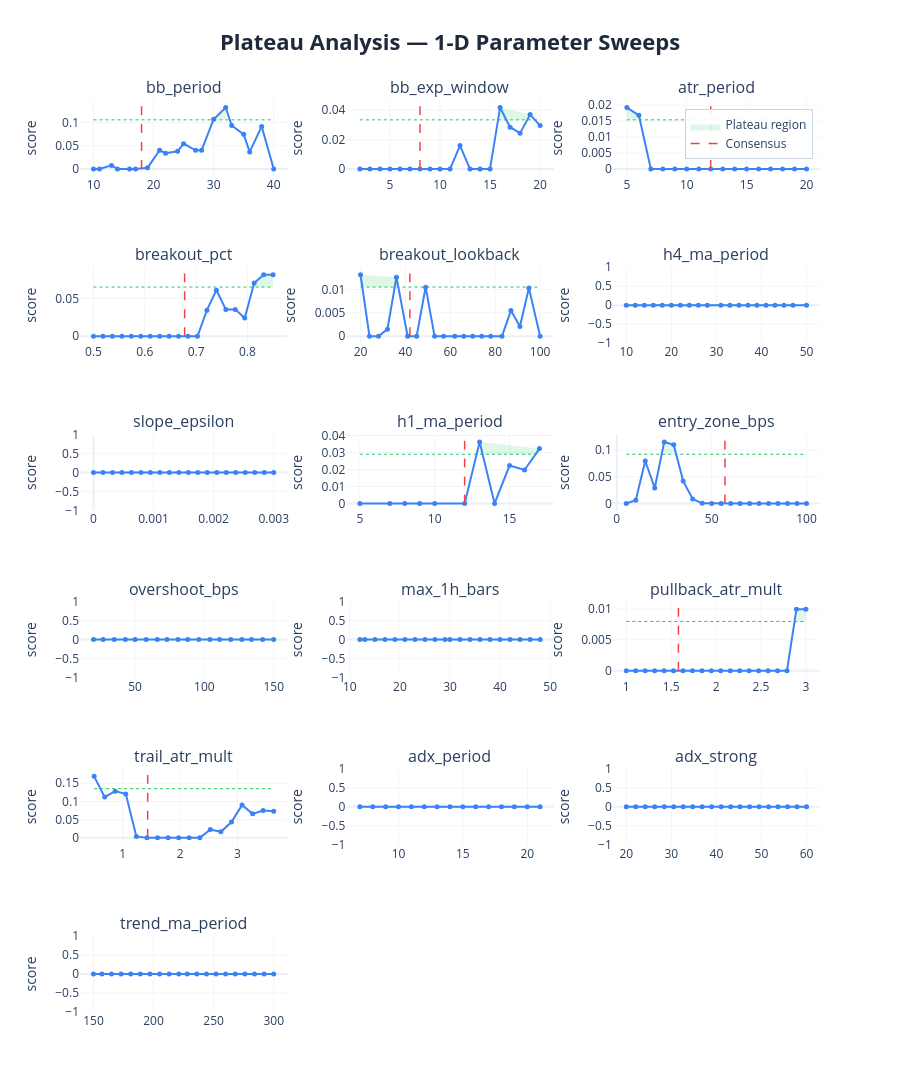

The notebook cell saved with this chart:
### Markdown cell above
### 1-D sweep charts:
| Element | Meaning | Good | Bad |
|---------|---------|------|-----|
| **Blue curve** | Composite score at each value of the parameter, with all others held at consensus | Flat-topped curve — performance is insensitive to the exact value | Narrow spike — optimizer latched onto one specific value, everything nearby is worse |
| **Red dashed line** | Where the consensus value sits | On the flat top of the curve | On a steep slope or at the edge of a cliff |
| **Green dashed line** | Cutoff at 80% of peak score — the boundary between plateau and non-plateau | Blue curve stays above this line across most of the range | Blue curve dips below it quickly either side of the peak |
| **Green shading** | Plateau region — all values where the score stays within 20% of the peak | Wide green band spanning most of the range (robust) | Thin sliver or no shading at all (fragile/overfit) |

### Code cell
# ── visual sweep curves ───────────────────────────────────────────────────
plot_plateau_analysis(
    sweep_results    = sweep_results,
    consensus_params = results['consensus_params'],
    param_defs       = PARAM_DEFS,
    fixed_params     = FIXED_PARAMS,
    threshold        = 0.20,
    show             = False,
    save_html        = None,
)

### Figure 1 — Plotly figure (JSON) as saved in the notebook; plotly's stock layout.template omitted (floating-point values rounded to 4 significant figures)
{"data": [{"fill": "toself", "fillcolor": "rgba(34, 197, 94, 0.15)", "hoverinfo": "skip", "line": {"color": "rgba(0,0,0,0)"}, "name": "Plateau region", "showlegend": true, "type": "scatter", "x": [30, 32, 32, 30], "xaxis": "x", "y": [0.1069, 0.1319, 0.1055, 0.1055], "yaxis": "y"}, {"hoverinfo": "skip", "line": {"color": "#22c55e", "dash": "dot", "width": 1}, "mode": "lines", "showlegend": false, "type": "scatter", "x": [10, 40], "xaxis": "x", "y": [0.1055, 0.1055], "yaxis": "y"}, {"hovertemplate": "<b>bb_period</b><br>Value: %{x:.4g}<br>Score: %{y:.4f}<br><extra></extra>", "line": {"color": "#3b82f6", "width": 2}, "marker": {"size": 5}, "mode": "lines+markers", "name": "bb_period", "showlegend": false, "type": "scatter", "x": [10, 11, 13, 14, 16, 17, 19, 21, 22, 24, 25, 27, 28, 30, 32, 33, 35, 36, 38, 40], "xaxis": "x", "y": [0.0, 0.0, 0.007907, 0.0, 0.0, 0.0, 0.002666, 0.04033, 0.03407, 0.03816, 0.0545, 0.04025, 0.04056, 0.1069, 0.1319, 0.09345, 0.07442, 0.03673, 0.09147, 0.0], "yaxis": "y"}, {"hoverinfo": "skip", "line": {"color": "#ef4444", "dash": "dash", "width": 1.5}, "mode": "lines", "name": "Consensus", "showlegend": true, "type": "scatter", "x": [18, 18], "xaxis": "x", "y": [0, 0.1345], "yaxis": "y"}, {"fill": "toself", "fillcolor": "rgba(34, 197, 94, 0.15)", "hoverinfo": "skip", "line": {"color": "rgba(0,0,0,0)"}, "name": "Plateau region", "showlegend": false, "type": "scatter", "x": [16, 19, 19, 16], "xaxis": "x2", "y": [0.04175, 0.03697, 0.0334, 0.0334], "yaxis": "y2"}, {"hoverinfo": "skip", "line": {"color": "#22c55e", "dash": "dot", "width": 1}, "mode": "lines", "showlegend": false, "type": "scatter", "x": [2, 20], "xaxis": "x2", "y": [0.0334, 0.0334], "yaxis": "y2"}, {"hovertemplate": "<b>bb_exp_window</b><br>Value: %{x:.4g}<br>Score: %{y:.4f}<br><extra></extra>", "line": {"color": "#3b82f6", "width": 2}, "marker": {"size": 5}, "mode": "lines+markers", "name": "bb_exp_window", "showlegend": false, "type": "scatter", "x": [2, 3, 4, 5, 6, 7, 8, 9, 10, 11, 12, 13, 14, 15, 16, 17, 18, 19, 20], "xaxis": "x2", "y": [0.0, 0.0, 0.0, 0.0, 0.0, 0.0, 0.0, 0.0, 0.0, 0.0, 0.01595, 0.0, 0.0, 0.0, 0.04175, 0.02842, 0.02433, 0.03697, 0.02952], "yaxis": "y2"}, {"hoverinfo": "skip", "line": {"color": "#ef4444", "dash": "dash", "width": 1.5}, "mode": "lines", "name": "Consensus", "showlegend": false, "type": "scatter", "x": [8, 8], "xaxis": "x2", "y": [0, 0.04259], "yaxis": "y2"}, {"fill": "toself", "fillcolor": "rgba(34, 197, 94, 0.15)", "hoverinfo": "skip", "line": {"color": "rgba(0,0,0,0)"}, "name": "Plateau region", "showlegend": false, "type": "scatter", "x": [5, 6, 6, 5], "xaxis": "x3", "y": [0.01925, 0.01681, 0.0154, 0.0154], "yaxis": "y3"}, {"hoverinfo": "skip", "line": {"color": "#22c55e", "dash": "dot", "width": 1}, "mode": "lines", "showlegend": false, "type": "scatter", "x": [5, 20], "xaxis": "x3", "y": [0.0154, 0.0154], "yaxis": "y3"}, {"hovertemplate": "<b>atr_period</b><br>Value: %{x:.4g}<br>Score: %{y:.4f}<br><extra></extra>", "line": {"color": "#3b82f6", "width": 2}, "marker": {"size": 5}, "mode": "lines+markers", "name": "atr_period", "showlegend": false, "type": "scatter", "x": [5, 6, 7, 8, 9, 10, 11, 12, 13, 14, 15, 16, 17, 18, 19, 20], "xaxis": "x3", "y": [0.01925, 0.01681, 0.0, 0.0, 0.0, 0.0, 0.0, 0.0, 0.0, 0.0, 0.0, 0.0, 0.0, 0.0, 0.0, 0.0], "yaxis": "y3"}, {"hoverinfo": "skip", "line": {"color": "#ef4444", "dash": "dash", "width": 1.5}, "mode": "lines", "name": "Consensus", "showlegend": false, "type": "scatter", "x": [12, 12], "xaxis": "x3", "y": [0, 0.01964], "yaxis": "y3"}, {"fill": "toself", "fillcolor": "rgba(34, 197, 94, 0.15)", "hoverinfo": "skip", "line": {"color": "rgba(0,0,0,0)"}, "name": "Plateau region", "showlegend": false, "type": "scatter", "x": [0.8132, 0.8316, 0.85, 0.85, 0.8316, 0.8132], "xaxis": "x4", "y": [0.0702, 0.08104, 0.08104, 0.06483, 0.06483, 0.06483], "yaxis": "y4"}, {"hoverinfo": "skip", "line": {"color": "#22c55e", "dash": "dot", "width": 1}, "mode": "lines", "showlegend": false, "type": "scatter", "x": [0.5, 0.85], "xaxis": "x4", "y": [0.06483, 0.06483], "yaxis": "y4"}, {"hovertemplate": "<b>breakout_pct</b><br>Value: %{x:.4g}<br>Score: %{y:.4f}<br><extra></extra>", "line": {"color": "#3b82f6", "width": 2}, "marker": {"size": 5}, "mode": "lines+markers", "name": "breakout_pct", "showlegend": false, "type": "scatter", "x": [0.5, 0.5184, 0.5368, 0.5553, 0.5737, 0.5921, 0.6105, 0.6289, 0.6474, 0.6658, 0.6842, 0.7026, 0.7211, 0.7395, 0.7579, 0.7763, 0.7947, 0.8132, 0.8316, 0.85], "xaxis": "x4", "y": [0.0, 0.0, 0.0, 0.0, 0.0, 0.0, 0.0, 0.0, 0.0, 0.0, 0.0, 0.0, 0.03437, 0.06077, 0.03543, 0.03543, 0.02395, 0.0702, 0.08104, 0.08104], "yaxis": "y4"}, {"hoverinfo": "skip", "line": {"color": "#ef4444", "dash": "dash", "width": 1.5}, "mode": "lines", "name": "Consensus", "showlegend": false, "type": "scatter", "x": [0.6776, 0.6776], "xaxis": "x4", "y": [0, 0.08266], "yaxis": "y4"}, {"fill": "toself", "fillcolor": "rgba(34, 197, 94, 0.15)", "hoverinfo": "skip", "line": {"color": "rgba(0,0,0,0)"}, "name": "Plateau region", "showlegend": false, "type": "scatter", "x": [20, 36, 36, 20], "xaxis": "x5", "y": [0.01311, 0.01258, 0.01049, 0.01049], "yaxis": "y5"}, {"hoverinfo": "skip", "line": {"color": "#22c55e", "dash": "dot", "width": 1}, "mode": "lines", "showlegend": false, "type": "scatter", "x": [20, 100], "xaxis": "x5", "y": [0.01049, 0.01049], "yaxis": "y5"}, {"hovertemplate": "<b>breakout_lookback</b><br>Value: %{x:.4g}<br>Score: %{y:.4f}<br><extra></extra>", "line": {"color": "#3b82f6", "width": 2}, "marker": {"size": 5}, "mode": "lines+markers", "name": "breakout_lookback", "showlegend": false, "type": "scatter", "x": [20, 24, 28, 32, 36, 41, 45, 49, 53, 57, 62, 66, 70, 74, 78, 83, 87, 91, 95, 100], "xaxis": "x5", "y": [0.01311, 0.0, 0.0, 0.001522, 0.01258, 0.0, 0.0, 0.01047, 0.0, 0.0, 0.0, 0.0, 0.0, 0.0, 0.0, 0.0, 0.005471, 0.002074, 0.01027, 0.0], "yaxis": "y5"}, {"hoverinfo": "skip", "line": {"color": "#ef4444", "dash": "dash", "width": 1.5}, "mode": "lines", "name": "Consensus", "showlegend": false, "type": "scatter", "x": [42, 42], "xaxis": "x5", "y": [0, 0.01338], "yaxis": "y5"}, {"fill": "toself", "fillcolor": "rgba(34, 197, 94, 0.15)", "hoverinfo": "skip", "line": {"color": "rgba(0,0,0,0)"}, "name": "Plateau region", "showlegend": false, "type": "scatter", "x": [10, 12, 14, 16, 18, 20, 22, 24, 26, 28, 31, 33, 35, 37, 39, 41, 43, 45, 47, 50, 50, 47, 45, 43, 41, 39, 37, 35, 33, 31, 28, 26, 24, 22, 20, 18, 16, 14, 12, 10], "xaxis": "x6", "y": [0.0, 0.0, 0.0, 0.0, 0.0, 0.0, 0.0, 0.0, 0.0, 0.0, 0.0, 0.0, 0.0, 0.0, 0.0, 0.0, 0.0, 0.0, 0.0, 0.0, 0.0, 0.0, 0.0, 0.0, 0.0, 0.0, 0.0, 0.0, 0.0, 0.0, 0.0, 0.0, 0.0, 0.0, 0.0, 0.0, 0.0, 0.0, 0.0, 0.0], "yaxis": "y6"}, {"hoverinfo": "skip", "line": {"color": "#22c55e", "dash": "dot", "width": 1}, "mode": "lines", "showlegend": false, "type": "scatter", "x": [10, 50], "xaxis": "x6", "y": [0, 0], "yaxis": "y6"}, {"hovertemplate": "<b>h4_ma_period</b><br>Value: %{x:.4g}<br>Score: %{y:.4f}<br><extra></extra>", "line": {"color": "#3b82f6", "width": 2}, "marker": {"size": 5}, "mode": "lines+markers", "name": "h4_ma_period", "showlegend": false, "type": "scatter", "x": [10, 12, 14, 16, 18, 20, 22, 24, 26, 28, 31, 33, 35, 37, 39, 41, 43, 45, 47, 50], "xaxis": "x6", "y": [0.0, 0.0, 0.0, 0.0, 0.0, 0.0, 0.0, 0.0, 0.0, 0.0, 0.0, 0.0, 0.0, 0.0, 0.0, 0.0, 0.0, 0.0, 0.0, 0.0], "yaxis": "y6"}, {"hoverinfo": "skip", "line": {"color": "#ef4444", "dash": "dash", "width": 1.5}, "mode": "lines", "name": "Consensus", "showlegend": false, "type": "scatter", "x": [41, 41], "xaxis": "x6", "y": [0, 0], "yaxis": "y6"}, {"fill": "toself", "fillcolor": "rgba(34, 197, 94, 0.15)", "hoverinfo": "skip", "line": {"color": "rgba(0,0,0,0)"}, "name": "Plateau region", "showlegend": false, "type": "scatter", "x": [0.0, 0.0001579, 0.0003158, 0.0004737, 0.0006316, 0.0007895, 0.0009474, 0.001105, 0.001263, 0.001421, 0.001579, 0.001737, 0.001895, 0.002053, 0.002211, 0.002368, 0.002526, 0.002684, 0.002842, 0.003, 0.003, 0.002842, 0.002684, 0.002526, 0.002368, 0.002211, 0.002053, 0.001895, 0.001737, 0.001579, 0.001421, 0.001263, 0.001105, 0.0009474, 0.0007895, 0.0006316, 0.0004737, 0.0003158, 0.0001579, 0.0], "xaxis": "x7", "y": [0.0, 0.0, 0.0, 0.0, 0.0, 0.0, 0.0, 0.0, 0.0, 0.0, 0.0, 0.0, 0.0, 0.0, 0.0, 0.0, 0.0, 0.0, 0.0, 0.0, 0.0, 0.0, 0.0, 0.0, 0.0, 0.0, 0.0, 0.0, 0.0, 0.0, 0.0, 0.0, 0.0, 0.0, 0.0, 0.0, 0.0, 0.0, 0.0, 0.0], "yaxis": "y7"}, {"hoverinfo": "skip", "line": {"color": "#22c55e", "dash": "dot", "width": 1}, "mode": "lines", "showlegend": false, "type": "scatter", "x": [0, 0.003], "xaxis": "x7", "y": [0, 0], "yaxis": "y7"}, {"hovertemplate": "<b>slope_epsilon</b><br>Value: %{x:.4g}<br>Score: %{y:.4f}<br><extra></extra>", "line": {"color": "#3b82f6", "width": 2}, "marker": {"size": 5}, "mode": "lines+markers", "name": "slope_epsilon", "showlegend": false, "type": "scatter", "x": [0.0, 0.0001579, 0.0003158, 0.0004737, 0.0006316, 0.0007895, 0.0009474, 0.001105, 0.001263, 0.001421, 0.001579, 0.001737, 0.001895, 0.002053, 0.002211, 0.002368, 0.002526, 0.002684, 0.002842, 0.003], "xaxis": "x7", "y": [0.0, 0.0, 0.0, 0.0, 0.0, 0.0, 0.0, 0.0, 0.0, 0.0, 0.0, 0.0, 0.0, 0.0, 0.0, 0.0, 0.0, 0.0, 0.0, 0.0], "yaxis": "y7"}, {"hoverinfo": "skip", "line": {"color": "#ef4444", "dash": "dash", "width": 1.5}, "mode": "lines", "name": "Consensus", "showlegend": false, "type": "scatter", "x": [0.0015, 0.0015], "xaxis": "x7", "y": [0, 0], "yaxis": "y7"}, {"fill": "toself", "fillcolor": "rgba(34, 197, 94, 0.15)", "hoverinfo": "skip", "line": {"color": "rgba(0,0,0,0)"}, "name": "Plateau region", "showlegend": false, "type": "scatter", "x": [13, 17, 17, 13], "xaxis": "x8", "y": [0.03618, 0.03227, 0.02894, 0.02894], "yaxis": "y8"}, {"hoverinfo": "skip", "line": {"color": "#22c55e", "dash": "dot", "width": 1}, "mode": "lines", "showlegend": false, "type": "scatter", "x": [5, 17], "xaxis": "x8", "y": [0.02894, 0.02894], "yaxis": "y8"}, {"hovertemplate": "<b>h1_ma_period</b><br>Value: %{x:.4g}<br>Score: %{y:.4f}<br><extra></extra>", "line": {"color": "#3b82f6", "width": 2}, "marker": {"size": 5}, "mode": "lines+markers", "name": "h1_ma_period", "showlegend": false, "type": "scatter", "x": [5, 7, 8, 9, 10, 12, 13, 14, 15, 16, 17], "xaxis": "x8", "y": [0.0, 0.0, 0.0, 0.0, 0.0, 0.0, 0.03618, 0.0, 0.02228, 0.01971, 0.03227], "yaxis": "y8"}, {"hoverinfo": "skip", "line": {"color": "#ef4444", "dash": "dash", "width": 1.5}, "mode": "lines", "name": "Consensus", "showlegend": false, "type": "scatter", "x": [12, 12], "xaxis": "x8", "y": [0, 0.0369], "yaxis": "y8"}, {"fill": "toself", "fillcolor": "rgba(34, 197, 94, 0.15)", "hoverinfo": "skip", "line": {"color": "rgba(0,0,0,0)"}, "name": "Plateau region", "showlegend": false, "type": "scatter", "x": [25, 30, 30, 25], "xaxis": "x9", "y": [0.1155, 0.1103, 0.09241, 0.09241], "yaxis": "y9"}, {"hoverinfo": "skip", "line": {"color": "#22c55e", "dash": "dot", "width": 1}, "mode": "lines", "showlegend": false, "type": "scatter", "x": [5, 100], "xaxis": "x9", "y": [0.09241, 0.09241], "yaxis": "y9"}, {"hovertemplate": "<b>entry_zone_bps</b><br>Value: %{x:.4g}<br>Score: %{y:.4f}<br><extra></extra>", "line": {"color": "#3b82f6", "width": 2}, "marker": {"size": 5}, "mode": "lines+markers", "name": "entry_zone_bps", "showlegend": false, "type": "scatter", "x": [5, 10, 15, 20, 25, 30, 35, 40, 45, 50, 55, 60, 65, 70, 75, 80, 85, 90, 95, 100], "xaxis": "x9", "y": [0.0, 0.006065, 0.07979, 0.02912, 0.1155, 0.1103, 0.04198, 0.008358, 0.0002607, 0.0, 0.0, 0.0, 0.0, 0.0, 0.0, 0.0, 0.0, 0.0, 0.0, 0.0], "yaxis": "y9"}, {"hoverinfo": "skip", "line": {"color": "#ef4444", "dash": "dash", "width": 1.5}, "mode": "lines", "name": "Consensus", "showlegend": false, "type": "scatter", "x": [57, 57], "xaxis": "x9", "y": [0, 0.1178], "yaxis": "y9"}, {"fill": "toself", "fillcolor": "rgba(34, 197, 94, 0.15)", "hoverinfo": "skip", "line": {"color": "rgba(0,0,0,0)"}, "name": "Plateau region", "showlegend": false, "type": "scatter", "x": [20, 27, 35, 43, 50, 58, 66, 73, 81, 88, 96, 104, 111, 119, 127, 134, 142, 150, 150, 142, 134, 127, 119, 111, 104, 96, 88, 81, 73, 66, 58, 50, 43, 35, 27, 20], "xaxis": "x10", "y": [0.0, 0.0, 0.0, 0.0, 0.0, 0.0, 0.0, 0.0, 0.0, 0.0, 0.0, 0.0, 0.0, 0.0, 0.0, 0.0, 0.0, 0.0, 0.0, 0.0, 0.0, 0.0, 0.0, 0.0, 0.0, 0.0, 0.0, 0.0, 0.0, 0.0, 0.0, 0.0, 0.0, 0.0, 0.0, 0.0], "yaxis": "y10"}, {"hoverinfo": "skip", "line": {"color": "#22c55e", "dash": "dot", "width": 1}, "mode": "lines", "showlegend": false, "type": "scatter", "x": [20, 150], "xaxis": "x10", "y": [0, 0], "yaxis": "y10"}, {"hovertemplate": "<b>overshoot_bps</b><br>Value: %{x:.4g}<br>Score: %{y:.4f}<br><extra></extra>", "line": {"color": "#3b82f6", "width": 2}, "marker": {"size": 5}, "mode": "lines+markers", "name": "overshoot_bps", "showlegend": false, "type": "scatter", "x": [20, 27, 35, 43, 50, 58, 66, 73, 81, 88, 96, 104, 111, 119, 127, 134, 142, 150], "xaxis": "x10", "y": [0.0, 0.0, 0.0, 0.0, 0.0, 0.0, 0.0, 0.0, 0.0, 0.0, 0.0, 0.0, 0.0, 0.0, 0.0, 0.0, 0.0, 0.0], "yaxis": "y10"}, {"hoverinfo": "skip", "line": {"color": "#ef4444", "dash": "dash", "width": 1.5}, "mode": "lines", "name": "Consensus", "showlegend": false, "type": "scatter", "x": [88, 88], "xaxis": "x10", "y": [0, 0], "yaxis": "y10"}, {"fill": "toself", "fillcolor": "rgba(34, 197, 94, 0.15)", "hoverinfo": "skip", "line": {"color": "rgba(0,0,0,0)"}, "name": "Plateau region", "showlegend": false, "type": "scatter", "x": [12, 13, 15, 17, 19, 21, 23, 25, 27, 29, 30, 32, 34, 36, 38, 40, 42, 44, 46, 48, 48, 46, 44, 42, 40, 38, 36, 34, 32, 30, 29, 27, 25, 23, 21, 19, 17, 15, 13, 12], "xaxis": "x11", "y": [0.0, 0.0, 0.0, 0.0, 0.0, 0.0, 0.0, 0.0, 0.0, 0.0, 0.0, 0.0, 0.0, 0.0, 0.0, 0.0, 0.0, 0.0, 0.0, 0.0, 0.0, 0.0, 0.0, 0.0, 0.0, 0.0, 0.0, 0.0, 0.0, 0.0, 0.0, 0.0, 0.0, 0.0, 0.0, 0.0, 0.0, 0.0, 0.0, 0.0], "yaxis": "y11"}, {"hoverinfo": "skip", "line": {"color": "#22c55e", "dash": "dot", "width": 1}, "mode": "lines", "showlegend": false, "type": "scatter", "x": [12, 48], "xaxis": "x11", "y": [0, 0], "yaxis": "y11"}, {"hovertemplate": "<b>max_1h_bars</b><br>Value: %{x:.4g}<br>Score: %{y:.4f}<br><extra></extra>", "line": {"color": "#3b82f6", "width": 2}, "marker": {"size": 5}, "mode": "lines+markers", "name": "max_1h_bars", "showlegend": false, "type": "scatter", "x": [12, 13, 15, 17, 19, 21, 23, 25, 27, 29, 30, 32, 34, 36, 38, 40, 42, 44, 46, 48], "xaxis": "x11", "y": [0.0, 0.0, 0.0, 0.0, 0.0, 0.0, 0.0, 0.0, 0.0, 0.0, 0.0, 0.0, 0.0, 0.0, 0.0, 0.0, 0.0, 0.0, 0.0, 0.0], "yaxis": "y11"}, {"hoverinfo": "skip", "line": {"color": "#ef4444", "dash": "dash", "width": 1.5}, "mode": "lines", "name": "Consensus", "showlegend": false, "type": "scatter", "x": [40, 40], "xaxis": "x11", "y": [0, 0], "yaxis": "y11"}, {"fill": "toself", "fillcolor": "rgba(34, 197, 94, 0.15)", "hoverinfo": "skip", "line": {"color": "rgba(0,0,0,0)"}, "name": "Plateau region", "showlegend": false, "type": "scatter", "x": [2.895, 3.0, 3.0, 2.895], "xaxis": "x12", "y": [0.009991, 0.009991, 0.007993, 0.007993], "yaxis": "y12"}, {"hoverinfo": "skip", "line": {"color": "#22c55e", "dash": "dot", "width": 1}, "mode": "lines", "showlegend": false, "type": "scatter", "x": [1, 3], "xaxis": "x12", "y": [0.007993, 0.007993], "yaxis": "y12"}, {"hovertemplate": "<b>pullback_atr_mult</b><br>Value: %{x:.4g}<br>Score: %{y:.4f}<br><extra></extra>", "line": {"color": "#3b82f6", "width": 2}, "marker": {"size": 5}, "mode": "lines+markers", "name": "pullback_atr_mult", "showlegend": false, "type": "scatter", "x": [1.0, 1.105, 1.211, 1.316, 1.421, 1.526, 1.632, 1.737, 1.842, 1.947, 2.053, 2.158, 2.263, 2.368, 2.474, 2.579, 2.684, 2.789, 2.895, 3.0], "xaxis": "x12", "y": [0.0, 0.0, 0.0, 0.0, 0.0, 0.0, 0.0, 0.0, 0.0, 0.0, 0.0, 0.0, 0.0, 0.0, 0.0, 0.0, 0.0, 0.0, 0.009991, 0.009991], "yaxis": "y12"}, {"hoverinfo": "skip", "line": {"color": "#ef4444", "dash": "dash", "width": 1.5}, "mode": "lines", "name": "Consensus", "showlegend": false, "type": "scatter", "x": [1.581, 1.581], "xaxis": "x12", "y": [0, 0.01019], "yaxis": "y12"}, {"fill": "toself", "fillcolor": "rgba(34, 197, 94, 0.15)", "hoverinfo": "skip", "line": {"color": "rgba(0,0,0,0)"}, "name": "Plateau region", "showlegend": false, "type": "scatter", "x": [0.5, 0.5], "xaxis": "x13", "y": [0.1689, 0.1351], "yaxis": "y13"}, {"hoverinfo": "skip", "line": {"color": "#22c55e", "dash": "dot", "width": 1}, "mode": "lines", "showlegend": false, "type": "scatter", "x": [0.5, 3.632], "xaxis": "x13", "y": [0.1351, 0.1351], "yaxis": "y13"}, {"hovertemplate": "<b>trail_atr_mult</b><br>Value: %{x:.4g}<br>Score: %{y:.4f}<br><extra></extra>", "line": {"color": "#3b82f6", "width": 2}, "marker": {"size": 5}, "mode": "lines+markers", "name": "trail_atr_mult", "showlegend": false, "type": "scatter", "x": [0.5, 0.6842, 0.8684, 1.053, 1.237, 1.421, 1.605, 1.789, 1.974, 2.158, 2.342, 2.526, 2.711, 2.895, 3.079, 3.263, 3.447, 3.632], "xaxis": "x13", "y": [0.1689, 0.1119, 0.1283, 0.1205, 0.003987, 0.0, 0.0, 0.0, 0.0, 0.0, 0.0, 0.02269, 0.01663, 0.0436, 0.08996, 0.0659, 0.07485, 0.07298], "yaxis": "y13"}, {"hoverinfo": "skip", "line": {"color": "#ef4444", "dash": "dash", "width": 1.5}, "mode": "lines", "name": "Consensus", "showlegend": false, "type": "scatter", "x": [1.434, 1.434], "xaxis": "x13", "y": [0, 0.1722], "yaxis": "y13"}, {"fill": "toself", "fillcolor": "rgba(34, 197, 94, 0.15)", "hoverinfo": "skip", "line": {"color": "rgba(0,0,0,0)"}, "name": "Plateau region", "showlegend": false, "type": "scatter", "x": [7, 8, 9, 10, 11, 12, 13, 14, 15, 16, 17, 18, 19, 20, 21, 21, 20, 19, 18, 17, 16, 15, 14, 13, 12, 11, 10, 9, 8, 7], "xaxis": "x14", "y": [0.0, 0.0, 0.0, 0.0, 0.0, 0.0, 0.0, 0.0, 0.0, 0.0, 0.0, 0.0, 0.0, 0.0, 0.0, 0.0, 0.0, 0.0, 0.0, 0.0, 0.0, 0.0, 0.0, 0.0, 0.0, 0.0, 0.0, 0.0, 0.0, 0.0], "yaxis": "y14"}, {"hoverinfo": "skip", "line": {"color": "#22c55e", "dash": "dot", "width": 1}, "mode": "lines", "showlegend": false, "type": "scatter", "x": [7, 21], "xaxis": "x14", "y": [0, 0], "yaxis": "y14"}, {"hovertemplate": "<b>adx_period</b><br>Value: %{x:.4g}<br>Score: %{y:.4f}<br><extra></extra>", "line": {"color": "#3b82f6", "width": 2}, "marker": {"size": 5}, "mode": "lines+markers", "name": "adx_period", "showlegend": false, "type": "scatter", "x": [7, 8, 9, 10, 11, 12, 13, 14, 15, 16, 17, 18, 19, 20, 21], "xaxis": "x14", "y": [0.0, 0.0, 0.0, 0.0, 0.0, 0.0, 0.0, 0.0, 0.0, 0.0, 0.0, 0.0, 0.0, 0.0, 0.0], "yaxis": "y14"}, {"hoverinfo": "skip", "line": {"color": "#ef4444", "dash": "dash", "width": 1.5}, "mode": "lines", "name": "Consensus", "showlegend": false, "type": "scatter", "x": [12, 12], "xaxis": "x14", "y": [0, 0], "yaxis": "y14"}, {"fill": "toself", "fillcolor": "rgba(34, 197, 94, 0.15)", "hoverinfo": "skip", "line": {"color": "rgba(0,0,0,0)"}, "name": "Plateau region", "showlegend": false, "type": "scatter", "x": [20.0, 22.11, 24.21, 26.32, 28.42, 30.53, 32.63, 34.74, 36.84, 38.95, 41.05, 43.16, 45.26, 47.37, 49.47, 51.58, 53.68, 55.79, 57.89, 60.0, 60.0, 57.89, 55.79, 53.68, 51.58, 49.47, 47.37, 45.26, 43.16, 41.05, 38.95, 36.84, 34.74, 32.63, 30.53, 28.42, 26.32, 24.21, 22.11, 20.0], "xaxis": "x15", "y": [0.0, 0.0, 0.0, 0.0, 0.0, 0.0, 0.0, 0.0, 0.0, 0.0, 0.0, 0.0, 0.0, 0.0, 0.0, 0.0, 0.0, 0.0, 0.0, 0.0, 0.0, 0.0, 0.0, 0.0, 0.0, 0.0, 0.0, 0.0, 0.0, 0.0, 0.0, 0.0, 0.0, 0.0, 0.0, 0.0, 0.0, 0.0, 0.0, 0.0], "yaxis": "y15"}, {"hoverinfo": "skip", "line": {"color": "#22c55e", "dash": "dot", "width": 1}, "mode": "lines", "showlegend": false, "type": "scatter", "x": [20, 60], "xaxis": "x15", "y": [0, 0], "yaxis": "y15"}, {"hovertemplate": "<b>adx_strong</b><br>Value: %{x:.4g}<br>Score: %{y:.4f}<br><extra></extra>", "line": {"color": "#3b82f6", "width": 2}, "marker": {"size": 5}, "mode": "lines+markers", "name": "adx_strong", "showlegend": false, "type": "scatter", "x": [20.0, 22.11, 24.21, 26.32, 28.42, 30.53, 32.63, 34.74, 36.84, 38.95, 41.05, 43.16, 45.26, 47.37, 49.47, 51.58, 53.68, 55.79, 57.89, 60.0], "xaxis": "x15", "y": [0.0, 0.0, 0.0, 0.0, 0.0, 0.0, 0.0, 0.0, 0.0, 0.0, 0.0, 0.0, 0.0, 0.0, 0.0, 0.0, 0.0, 0.0, 0.0, 0.0], "yaxis": "y15"}, {"hoverinfo": "skip", "line": {"color": "#ef4444", "dash": "dash", "width": 1.5}, "mode": "lines", "name": "Consensus", "showlegend": false, "type": "scatter", "x": [46.83, 46.83], "xaxis": "x15", "y": [0, 0], "yaxis": "y15"}, {"fill": "toself", "fillcolor": "rgba(34, 197, 94, 0.15)", "hoverinfo": "skip", "line": {"color": "rgba(0,0,0,0)"}, "name": "Plateau region", "showlegend": false, "type": "scatter", "x": [150, 157, 165, 173, 181, 189, 197, 205, 213, 221, 228, 236, 244, 252, 260, 268, 276, 284, 292, 300, 300, 292, 284, 276, 268, 260, 252, 244, 236, 228, 221, 213, 205, 197, 189, 181, 173, 165, 157, 150], "xaxis": "x16", "y": [0.0, 0.0, 0.0, 0.0, 0.0, 0.0, 0.0, 0.0, 0.0, 0.0, 0.0, 0.0, 0.0, 0.0, 0.0, 0.0, 0.0, 0.0, 0.0, 0.0, 0.0, 0.0, 0.0, 0.0, 0.0, 0.0, 0.0, 0.0, 0.0, 0.0, 0.0, 0.0, 0.0, 0.0, 0.0, 0.0, 0.0, 0.0, 0.0, 0.0], "yaxis": "y16"}, {"hoverinfo": "skip", "line": {"color": "#22c55e", "dash": "dot", "width": 1}, "mode": "lines", "showlegend": false, "type": "scatter", "x": [150, 300], "xaxis": "x16", "y": [0, 0], "yaxis": "y16"}, {"hovertemplate": "<b>trend_ma_period</b><br>Value: %{x:.4g}<br>Score: %{y:.4f}<br><extra></extra>", "line": {"color": "#3b82f6", "width": 2}, "marker": {"size": 5}, "mode": "lines+markers", "name": "trend_ma_period", "showlegend": false, "type": "scatter", "x": [150, 157, 165, 173, 181, 189, 197, 205, 213, 221, 228, 236, 244, 252, 260, 268, 276, 284, 292, 300], "xaxis": "x16", "y": [0.0, 0.0, 0.0, 0.0, 0.0, 0.0, 0.0, 0.0, 0.0, 0.0, 0.0, 0.0, 0.0, 0.0, 0.0, 0.0, 0.0, 0.0, 0.0, 0.0], "yaxis": "y16"}, {"hoverinfo": "skip", "line": {"color": "#ef4444", "dash": "dash", "width": 1.5}, "mode": "lines", "name": "Consensus", "showlegend": false, "type": "scatter", "x": [218, 218], "xaxis": "x16", "y": [0, 0], "yaxis": "y16"}], "layout": {"annotations": [{"font": {"size": 16}, "showarrow": false, "text": "bb_period", "x": 0.14, "xanchor": "center", "xref": "paper", "y": 1, "yanchor": "bottom", "yref": "paper"}, {"font": {"size": 16}, "showarrow": false, "text": "bb_exp_window", "x": 0.5, "xanchor": "center", "xref": "paper", "y": 1, "yanchor": "bottom", "yref": "paper"}, {"font": {"size": 16}, "showarrow": false, "text": "atr_period", "x": 0.86, "xanchor": "center", "xref": "paper", "y": 1, "yanchor": "bottom", "yref": "paper"}, {"font": {"size": 16}, "showarrow": false, "text": "breakout_pct", "x": 0.14, "xanchor": "center", "xref": "paper", "y": 0.8167, "yanchor": "bottom", "yref": "paper"}, {"font": {"size": 16}, "showarrow": false, "text": "breakout_lookback", "x": 0.5, "xanchor": "center", "xref": "paper", "y": 0.8167, "yanchor": "bottom", "yref": "paper"}, {"font": {"size": 16}, "showarrow": false, "text": "h4_ma_period", "x": 0.86, "xanchor": "center", "xref": "paper", "y": 0.8167, "yanchor": "bottom", "yref": "paper"}, {"font": {"size": 16}, "showarrow": false, "text": "slope_epsilon", "x": 0.14, "xanchor": "center", "xref": "paper", "y": 0.6333, "yanchor": "bottom", "yref": "paper"}, {"font": {"size": 16}, "showarrow": false, "text": "h1_ma_period", "x": 0.5, "xanchor": "center", "xref": "paper", "y": 0.6333, "yanchor": "bottom", "yref": "paper"}, {"font": {"size": 16}, "showarrow": false, "text": "entry_zone_bps", "x": 0.86, "xanchor": "center", "xref": "paper", "y": 0.6333, "yanchor": "bottom", "yref": "paper"}, {"font": {"size": 16}, "showarrow": false, "text": "overshoot_bps", "x": 0.14, "xanchor": "center", "xref": "paper", "y": 0.45, "yanchor": "bottom", "yref": "paper"}, {"font": {"size": 16}, "showarrow": false, "text": "max_1h_bars", "x": 0.5, "xanchor": "center", "xref": "paper", "y": 0.45, "yanchor": "bottom", "yref": "paper"}, {"font": {"size": 16}, "showarrow": false, "text": "pullback_atr_mult", "x": 0.86, "xanchor": "center", "xref": "paper", "y": 0.45, "yanchor": "bottom", "yref": "paper"}, {"font": {"size": 16}, "showarrow": false, "text": "trail_atr_mult", "x": 0.14, "xanchor": "center", "xref": "paper", "y": 0.2667, "yanchor": "bottom", "yref": "paper"}, {"font": {"size": 16}, "showarrow": false, "text": "adx_period", "x": 0.5, "xanchor": "center", "xref": "paper", "y": 0.2667, "yanchor": "bottom", "yref": "paper"}, {"font": {"size": 16}, "showarrow": false, "text": "adx_strong", "x": 0.86, "xanchor": "center", "xref": "paper", "y": 0.2667, "yanchor": "bottom", "yref": "paper"}, {"font": {"size": 16}, "showarrow": false, "text": "trend_ma_period", "x": 0.14, "xanchor": "center", "xref": "paper", "y": 0.08333, "yanchor": "bottom", "yref": "paper"}], "height": 1800, "legend": {"bgcolor": "rgba(255, 255, 255, 0.9)", "bordercolor": "#cbd5e1", "borderwidth": 1, "x": 0.99, "xanchor": "right", "y": 0.99, "yanchor": "top"}, "title": {"font": {"color": "#1E293B", "size": 22}, "text": "<b>Plateau Analysis — 1-D Parameter Sweeps</b>", "x": 0.5, "xanchor": "center"}, "xaxis": {"anchor": "y", "domain": [0, 0.28], "gridcolor": "#f1f5f9", "gridwidth": 1, "showgrid": true}, "xaxis10": {"anchor": "y10", "domain": [0, 0.28], "gridcolor": "#f1f5f9", "gridwidth": 1, "showgrid": true}, "xaxis11": {"anchor": "y11", "domain": [0.36, 0.64], "gridcolor": "#f1f5f9", "gridwidth": 1, "showgrid": true}, "xaxis12": {"anchor": "y12", "domain": [0.72, 1], "gridcolor": "#f1f5f9", "gridwidth": 1, "showgrid": true}, "xaxis13": {"anchor": "y13", "domain": [0, 0.28], "gridcolor": "#f1f5f9", "gridwidth": 1, "showgrid": true}, "xaxis14": {"anchor": "y14", "domain": [0.36, 0.64], "gridcolor": "#f1f5f9", "gridwidth": 1, "showgrid": true}, "xaxis15": {"anchor": "y15", "domain": [0.72, 1], "gridcolor": "#f1f5f9", "gridwidth": 1, "showgrid": true}, "xaxis16": {"anchor": "y16", "domain": [0, 0.28], "gridcolor": "#f1f5f9", "gridwidth": 1, "showgrid": true}, "xaxis17": {"anchor": "y17", "domain": [0.36, 0.64], "gridcolor": "#f1f5f9", "gridwidth": 1, "showgrid": true}, "xaxis18": {"anchor": "y18", "domain": [0.72, 1], "gridcolor": "#f1f5f9", "gridwidth": 1, "showgrid": true}, "xaxis2": {"anchor": "y2", "domain": [0.36, 0.64], "gridcolor": "#f1f5f9", "gridwidth": 1, "showgrid": true}, "xaxis3": {"anchor": "y3", "domain": [0.72, 1], "gridcolor": "#f1f5f9", "gridwidth": 1, "showgrid": true}, "xaxis4": {"anchor": "y4", "domain": [0, 0.28], "gridcolor": "#f1f5f9", "gridwidth": 1, "showgrid": true}, "xaxis5": {"anchor": "y5", "domain": [0.36, 0.64], "gridcolor": "#f1f5f9", "gridwidth": 1, "showgrid": true}, "xaxis6": {"anchor": "y6", "domain": [0.72, 1], "gridcolor": "#f1f5f9", "gridwidth": 1, "showgrid": true}, "xaxis7": {"anchor": "y7", "domain": [0, 0.28], "gridcolor": "#f1f5f9", "gridwidth": 1, "showgrid": true}, "xaxis8": {"anchor": "y8", "domain": [0.36, 0.64], "gridcolor": "#f1f5f9", "gridwidth": 1, "showgrid": true}, "xaxis9": {"anchor": "y9", "domain": [0.72, 1], "gridcolor": "#f1f5f9", "gridwidth": 1, "showgrid": true}, "yaxis": {"anchor": "x", "domain": [0.9167, 1], "gridcolor": "#f1f5f9", "gridwidth": 1, "showgrid": true, "title": {"text": "score"}}, "yaxis10": {"anchor": "x10", "domain": [0.3667, 0.45], "gridcolor": "#f1f5f9", "gridwidth": 1, "showgrid": true, "title": {"text": "score"}}, "yaxis11": {"anchor": "x11", "domain": [0.3667, 0.45], "gridcolor": "#f1f5f9", "gridwidth": 1, "showgrid": true, "title": {"text": "score"}}, "yaxis12": {"anchor": "x12", "domain": [0.3667, 0.45], "gridcolor": "#f1f5f9", "gridwidth": 1, "showgrid": true, "title": {"text": "score"}}, "yaxis13": {"anchor": "x13", "domain": [0.1833, 0.2667], "gridcolor": "#f1f5f9", "gridwidth": 1, "showgrid": true, "title": {"text": "score"}}, "yaxis14": {"anchor": "x14", "domain": [0.1833, 0.2667], "gridcolor": "#f1f5f9", "gridwidth": 1, "showgrid": true, "title": {"text": "score"}}, "yaxis15": {"anchor": "x15", "domain": [0.1833, 0.2667], "gridcolor": "#f1f5f9", "gridwidth": 1, "showgrid": true, "title": {"text": "score"}}, "yaxis16": {"anchor": "x16", "domain": [0, 0.08333], "gridcolor": "#f1f5f9", "gridwidth": 1, "showgrid": true, "title": {"text": "score"}}, "yaxis17": {"anchor": "x17", "domain": [0, 0.08333], "gridcolor": "#f1f5f9", "gridwidth": 1, "showgrid": true, "title": {"text": "score"}}, "yaxis18": {"anchor": "x18", "domain": [0, 0.08333], "gridcolor": "#f1f5f9", "gridwidth": 1, "showgrid": true, "title": {"text": "score"}}, "yaxis2": {"anchor": "x2", "domain": [0.9167, 1], "gridcolor": "#f1f5f9", "gridwidth": 1, "showgrid": true, "title": {"text": "score"}}, "yaxis3": {"anchor": "x3", "domain": [0.9167, 1], "gridcolor": "#f1f5f9", "gridwidth": 1, "showgrid": true, "title": {"text": "score"}}, "yaxis4": {"anchor": "x4", "domain": [0.7333, 0.8167], "gridcolor": "#f1f5f9", "gridwidth": 1, "showgrid": true, "title": {"text": "score"}}, "yaxis5": {"anchor": "x5", "domain": [0.7333, 0.8167], "gridcolor": "#f1f5f9", "gridwidth": 1, "showgrid": true, "title": {"text": "score"}}, "yaxis6": {"anchor": "x6", "domain": [0.7333, 0.8167], "gridcolor": "#f1f5f9", "gridwidth": 1, "showgrid": true, "title": {"text": "score"}}, "yaxis7": {"anchor": "x7", "domain": [0.55, 0.6333], "gridcolor": "#f1f5f9", "gridwidth": 1, "showgrid": true, "title": {"text": "score"}}, "yaxis8": {"anchor": "x8", "domain": [0.55, 0.6333], "gridcolor": "#f1f5f9", "gridwidth": 1, "showgrid": true, "title": {"text": "score"}}, "yaxis9": {"anchor": "x9", "domain": [0.55, 0.6333], "gridcolor": "#f1f5f9", "gridwidth": 1, "showgrid": true, "title": {"text": "score"}}}}
